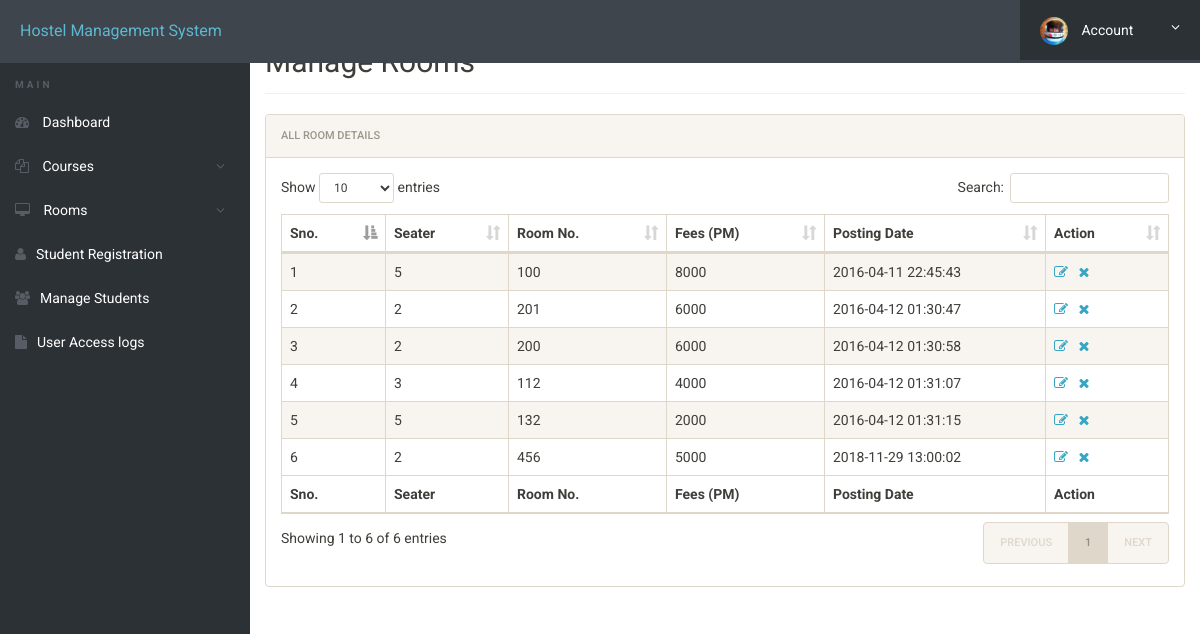
/4AL16IS017_HANVITAA_G/hostel_Mgmt_System/admin/manage-rooms.php (signed in), run on the app's committed database.
### tables this page shows
CREATE TABLE `rooms` (
  `id` int(11) NOT NULL,
  `seater` int(11) NOT NULL,
  `room_no` int(11) NOT NULL,
  `fees` int(11) NOT NULL,
  `posting_date` timestamp NOT NULL DEFAULT CURRENT_TIMESTAMP
);

### 4AL16IS017_HANVITAA_G/hostel_Mgmt_System/admin/manage-rooms.php (the view, shortened to what this page needs)
<?php
include('includes/config.php');
?>
<!doctype html>
<html lang="en" class="no-js">
<head>
	<link rel="stylesheet" href="css/font-awesome.min.css">
	<link rel="stylesheet" href="css/bootstrap.min.css">
	<link rel="stylesheet" href="css/dataTables.bootstrap.min.css">
	<link rel="stylesheet" href="css/bootstrap-social.css">
	<link rel="stylesheet" href="css/bootstrap-select.css">
	<link rel="stylesheet" href="css/fileinput.min.css">
	<link rel="stylesheet" href="css/awesome-bootstrap-checkbox.css">
	<link rel="stylesheet" href="css/style.css">
</head>
<body>
	<?php include('includes/header.php');?>
	<div class="ts-main-content">
			<?php include('includes/sidebar.php');?>
		<div class="content-wrapper">
			<div class="container-fluid">
				<div class="row">
					<div class="col-md-12">
						<h2 class="page-title">Manage Rooms</h2>
						<div class="panel panel-default">
							<div class="panel-heading">All Room Details</div>
							<div class="panel-body">
								<table id="zctb" class="display table table-striped table-bordered table-hover" cellspacing="0" width="100%">
									<thead>
										<tr>
											<th>Sno.</th>
											<th>Seater</th>
											<th>Room No.</th>
											<th>Fees (PM) </th>
											<th>Posting Date  </th>
											<th>Action</th>
										</tr>
									</thead>
									<tfoot>
										<tr>
											<th>Sno.</th>
											<th>Seater</th>
											<th>Room No.</th>
											<th>Fees (PM) </th>
											<th>Posting Date  </th>
											<th>Action</th>
										</tr>
									</tfoot>
									<tbody>
<?php
$ret="select * from rooms";
$stmt= $mysqli->prepare($ret) ;
$stmt->execute() ;
$res=$stmt->get_result();
$cnt=1;
while($row=$res->fetch_object())
	  {
	  	?>
<tr><td><?php echo $cnt;;?></td>
<td><?php echo $row->seater;?></td>
<td><?php echo $row->room_no;?></td>
<td><?php echo $row->fees;?></td>
<td><?php echo $row->posting_date;?></td>
<td><a href="edit-room.php?id=<?php echo $row->id;?>"><i class="fa fa-edit"></i></a>&nbsp;&nbsp;
<a href="manage-rooms.php?del=<?php echo $row->id;?>" onclick="return confirm("Do you want to delete");"><i class="fa fa-close"></i></a></td>
										</tr>
									<?php
$cnt=$cnt+1;
									 } ?>
									</tbody>
								</table>
							</div>
						</div>
					</div>
				</div>
			</div>
		</div>
	</div>
</body>
</html>

### 4AL16IS017_HANVITAA_G/hostel_Mgmt_System/admin/css/style.css (style rules this page uses)
html { font-size: 14px; }
@media only screen and (min-width: 480px) { html { font-size: 17px; } }
@media only screen and (min-width: 768px) { html { font-size: 14px; } }
body { font-size: 1em; }
a { color: #37a6c4; }
.panel { overflow: hidden; }
.page-title { padding-bottom: 15px; margin-bottom: 20px; border-bottom: 1px solid #f0f0f0; }
.ts-main-content .content-wrapper { padding-top: 15px; margin-top: 10px; }
@media only screen and (min-width: 992px) { .ts-main-content .content-wrapper { margin-left: 250px; } }

### data on the page
rooms: seater "5", room_no "100", fees "8000", posting_date "2016-04-11 22:45:43"
rooms: seater "2", room_no "201", fees "6000", posting_date "2016-04-12 01:30:47"
rooms: seater "2", room_no "200", fees "6000", posting_date "2016-04-12 01:30:58"
rooms: seater "3", room_no "112", fees "4000", posting_date "2016-04-12 01:31:07"
rooms: seater "5", room_no "132", fees "2000", posting_date "2016-04-12 01:31:15"
rooms: seater "2", room_no "456", fees "5000", posting_date "2018-11-29 13:00:02"
